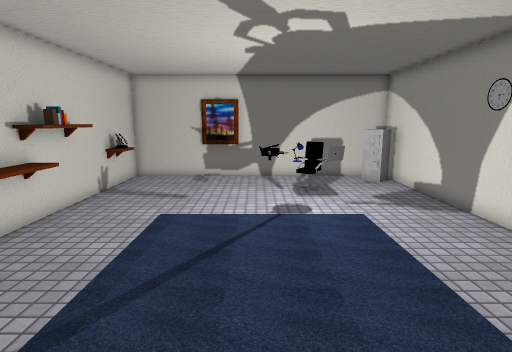
view 1 (above)

16 first-person views from a walk through a Unity game level. The camera is 1.2 m above the floor, tilts 10° down and sees 80° across. The floor is counted in squares, 0.5 m on a side. Each view is taken from the middle of a square. On the plan, view 1 faces up. The plan holds only what a view shows up to about 19 squares ahead; the rest is blank. Door leaves are left out, so doorways stand open. Some surface patterns are stand-ins.

view 2
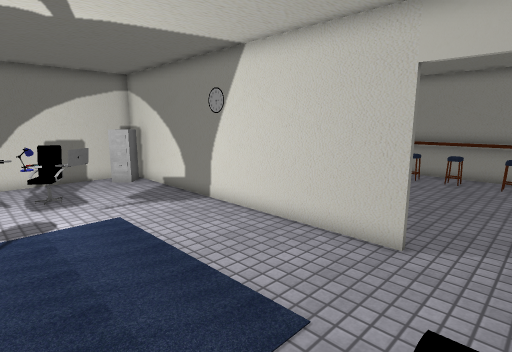

view 3
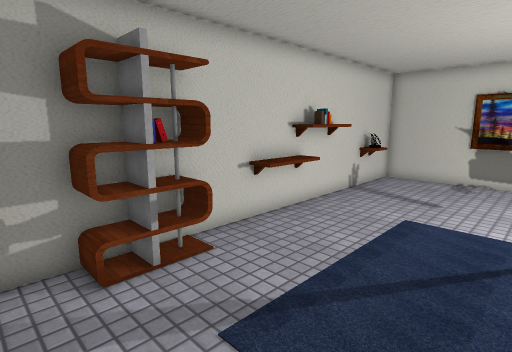

view 4
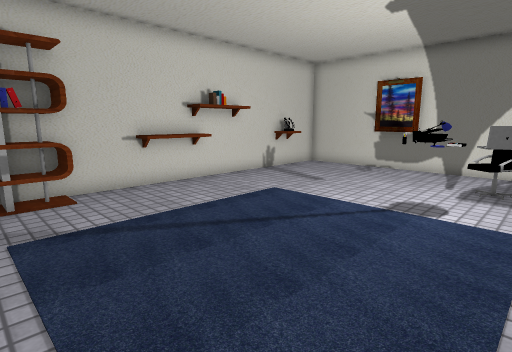

view 5
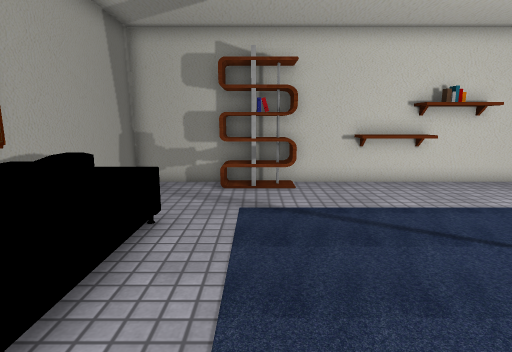

view 6
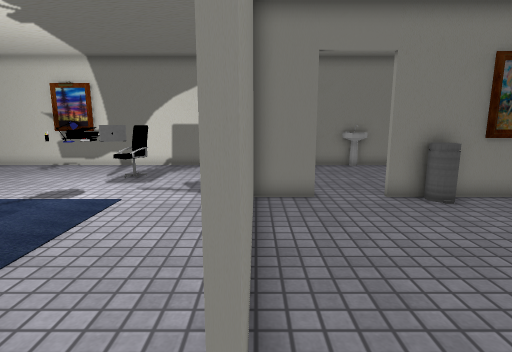

view 7
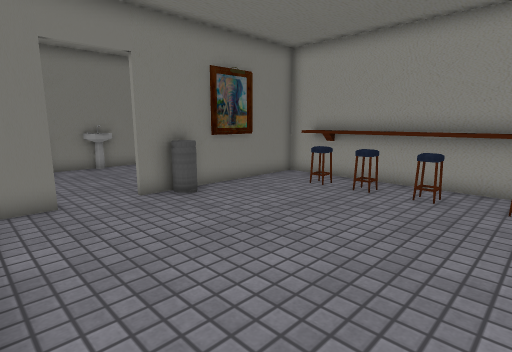

view 8
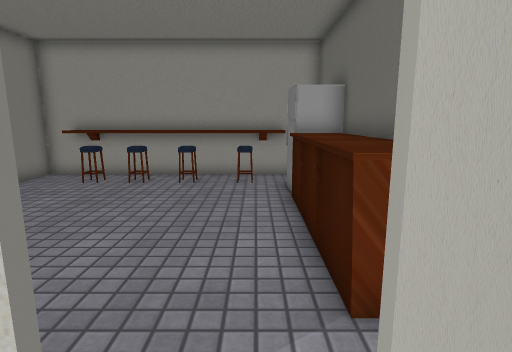

view 9
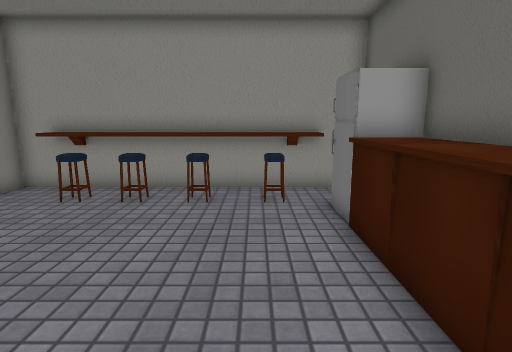

view 10
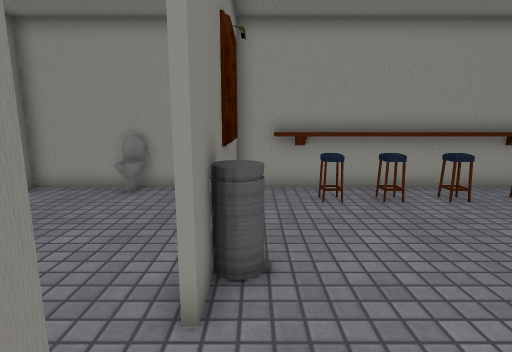

view 11
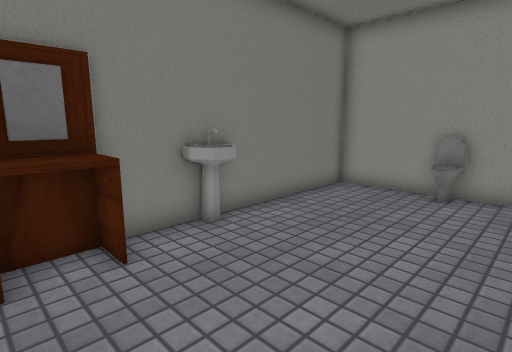

view 12
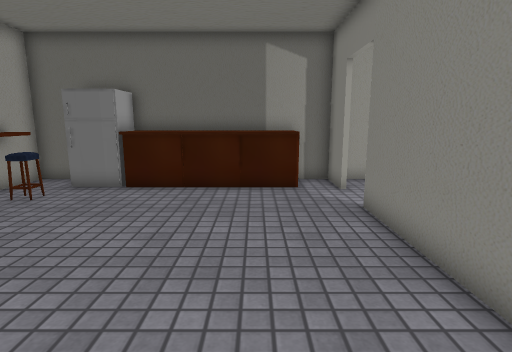

view 13
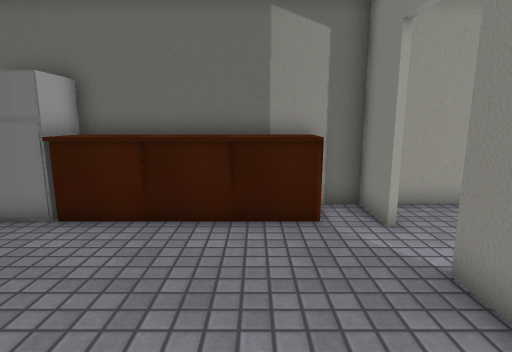

view 14
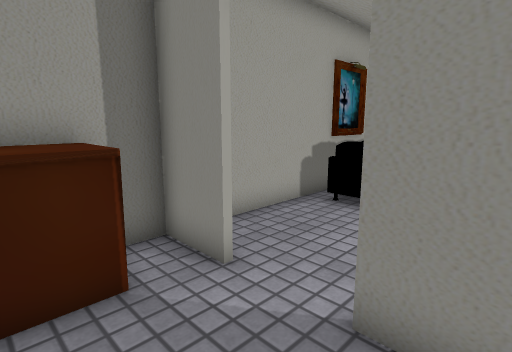

view 15
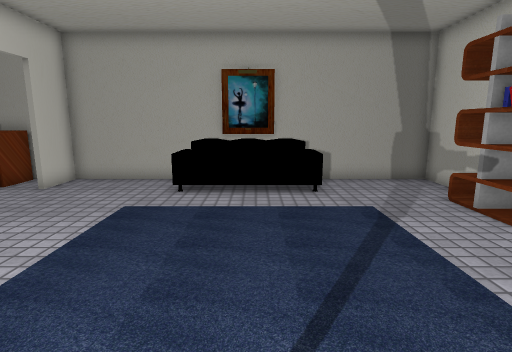

view 16
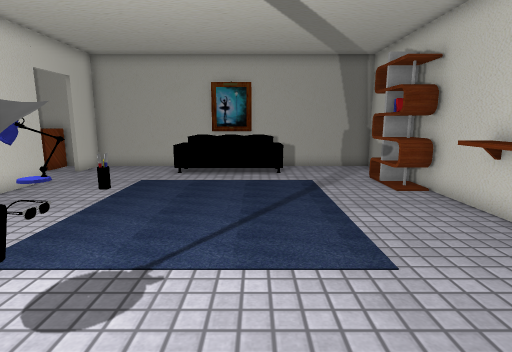

### Floor plan
Points are (right, up) in squares from view 1. A wall is a line through its corners. A room is listed if a view was taken in it or the views show most of it. See-through windows are left out.
Room 1 (views 1, 2, 3, 4, 5, 8, 15, 16)
walls: (-7.2, 9.5) (-7.2, 4.4); (-0.1, -1.4) (0.8, -1.4); (7.7, 2.5) (7.7, 18.3) (-7.2, 18.3) (-7.2, 11.4); (0.4, -1.6) (1.2, -1.6); (-7.2, 1.6) (-7.2, -1.8) (2, -1.8); (-0.8, -1.6) (0, -1.6); (-1, 18.1) (-3.1, 18.1)
ways out: opening at (8, 1.5) to room 2; opening at (4.5, 0); open door at (7, 0)
objects: cabinet (-7, 2) to (-6, 4); bookshelf (-7, 7) to (-6, 9); books (-7, 10); other object (-7, 11); bookshelf (-7, 15) to (-6, 16); other object (-6, 10); bookshelf (-6, 11) to (-6, 12); sofa (-2, -1); printer (0, 13) to (1, 15); other object (1, 11) to (2, 12); other object (1, 12); chair (2, 14) to (3, 15); laptop (3, 12); cabinet (6, 16) to (7, 17)
Room 2 (views 6, 7, 9, 10, 13, 14)
walls: (7.9, 0.2) (7.9, -1.8) (16.1, -1.8); (7.9, 7.9) (7.9, 2.5); (17.4, 10.5) (16.6, 10.5); (18.9, -1.8) (20.2, -1.8) (20.2, -0.4); (10, 10.7) (7.9, 10.7); (20.2, 9.4) (20.2, 10.7) (12.2, 10.7); (7.9, 10.2) (7.9, 9.6)
ways out: opening at (8, 1.5) to room 1; opening at (11.5, 11) to room 3; open door at (10, 12) to room 3
objects: other object (9, -1) to (11, 0); other object (12, -1) to (14, 0); bin (13, 10) to (14, 10); other object (15, -1) to (16, 0); fridge (17, -1) to (18, 0); other object (18, 1) to (18, 2); other object (18, 4); other object (18, 6); other object (18, 7) to (18, 8); bookshelf (19, 0) to (20, 9)
Room 3 (views 11, 12)
walls: (12.5, 18.3) (10.9, 18.3); (10.9, 18.1) (9.3, 18.1); (20.2, 12.8) (20.2, 18.3) (14.4, 18.3)
low walls: (11, 17) (9.4, 17); (10.9, 17) (10.9, 18.1)
ways out: opening at (11.5, 11) to room 2; open door at (10, 12) to room 2
objects: other object (13, 18) to (14, 18)

Positions as (right, up) in squares from view 1, and headings:
1: (0, 0), facing up
2: (0, 0), facing up-right
3: (0, 0), facing up-left
4: (4, 2), facing up-left
5: (5, 3), facing left
6: (8, 1), facing up
7: (8, 1), facing up-right
8: (6, 1), facing right
9: (9, 2), facing right
10: (9, 10), facing right
11: (9, 12), facing up-right
12: (11, 11), facing down
13: (11, 7), facing down
14: (11, 4), facing down-left
15: (0, 11), facing down
16: (-1, 15), facing down
